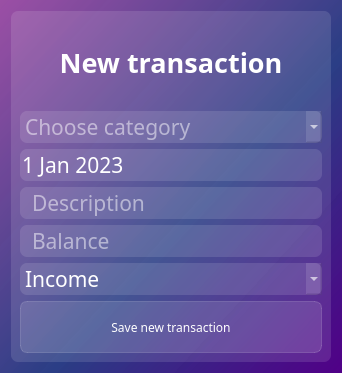
<?xml version="1.0" encoding="UTF-8"?>
<ui version="4.0">
 <class>Dialog</class>
 <widget class="QDialog" name="Dialog">
  <property name="geometry">
   <rect>
    <x>0</x>
    <y>0</y>
    <width>342</width>
    <height>373</height>
   </rect>
  </property>
  <property name="windowTitle">
   <string>Dialog</string>
  </property>
  <property name="styleSheet">
   <string notr="true">background-color: qlineargradient(spread:pad, x1:1, y1:1, x2:0, y2:0, stop:0 rgba(81, 0, 135, 255), stop:0.427447 rgba(41, 61, 132, 235), stop:1 rgba(155, 79, 165, 255));
font-family:Noto Sans;</string>
  </property>
  <layout class="QVBoxLayout" name="verticalLayout_2">
   <item>
    <widget class="QFrame" name="frame">
     <property name="styleSheet">
      <string notr="true">background-color:rgba(255,255,255,30);
border: 1px solid fgba(255,255,255,40);
border-radius:7px;
</string>
     </property>
     <property name="frameShape">
      <enum>QFrame::Shape::StyledPanel</enum>
     </property>
     <property name="frameShadow">
      <enum>QFrame::Shadow::Raised</enum>
     </property>
     <layout class="QVBoxLayout" name="verticalLayout">
      <item>
       <widget class="QLabel" name="lbl_new_transaction">
        <property name="styleSheet">
         <string notr="true">color:white;
font-weight:bold;
font-size:20pt;
background-color:none;
border:none;</string>
        </property>
        <property name="text">
         <string>New transaction</string>
        </property>
        <property name="alignment">
         <set>Qt::AlignmentFlag::AlignCenter</set>
        </property>
       </widget>
      </item>
      <item>
       <widget class="QComboBox" name="cb_category">
        <property name="styleSheet">
         <string notr="true">QComboBox{
font-size:16pt;
color:white;
}
QComboBox:item{
color:black;
}</string>
        </property>
        <property name="currentIndex">
         <number>-1</number>
        </property>
        <property name="placeholderText">
         <string>Choose category</string>
        </property>
        <item>
         <property name="text">
          <string>Groceries</string>
         </property>
        </item>
        <item>
         <property name="text">
          <string>Entertainment</string>
         </property>
        </item>
        <item>
         <property name="text">
          <string>Auto</string>
         </property>
        </item>
        <item>
         <property name="text">
          <string>Other</string>
         </property>
        </item>
        <item>
         <property name="text">
          <string>Work</string>
         </property>
        </item>
       </widget>
      </item>
      <item>
       <widget class="QDateEdit" name="data">
        <property name="styleSheet">
         <string notr="true">font-size:16pt;
color:white;
paddint-left:10px;</string>
        </property>
        <property name="buttonSymbols">
         <enum>QAbstractSpinBox::ButtonSymbols::NoButtons</enum>
        </property>
        <property name="date">
         <date>
          <year>2023</year>
          <month>1</month>
          <day>1</day>
         </date>
        </property>
       </widget>
      </item>
      <item>
       <widget class="QLineEdit" name="le_description">
        <property name="styleSheet">
         <string notr="true">font-size:16pt;
color:white;
padding-left:10px;</string>
        </property>
        <property name="placeholderText">
         <string>Description</string>
        </property>
       </widget>
      </item>
      <item>
       <widget class="QLineEdit" name="le_balance">
        <property name="styleSheet">
         <string notr="true">font-size:16pt;
color:white;
padding-left:10px;</string>
        </property>
        <property name="placeholderText">
         <string>Balance</string>
        </property>
       </widget>
      </item>
      <item>
       <widget class="QComboBox" name="comboBox_2">
        <property name="styleSheet">
         <string notr="true">QComboBox{
font-size:16pt;
color:white;
}
QComboBox:item{
color:black;
}</string>
        </property>
        <item>
         <property name="text">
          <string>Income</string>
         </property>
        </item>
        <item>
         <property name="text">
          <string>Outcome</string>
         </property>
        </item>
       </widget>
      </item>
      <item>
       <widget class="QPushButton" name="btn_new_transaction">
        <property name="cursor">
         <cursorShape>PointingHandCursor</cursorShape>
        </property>
        <property name="styleSheet">
         <string notr="true">QPushButton {
color:white;
background-color:rgba(255,255,255,30);
border:1px solid rgba(255,255,255,40);
border-radius:7px;
width:230px;
height:50px;
cursor:pointer;
}
QPushButton:hover{
background-color:rgba(255,255,255,40);
}
QPushButton:pressed{
background-color:rgba(255,255,255,70);
}</string>
        </property>
        <property name="text">
         <string>Save new transaction</string>
        </property>
        <property name="icon">
         <iconset resource="res-new-window-rc.qrc">
          <normaloff>:/icon/icons/post_add_white_24dp.svg</normaloff>:/icon/icons/post_add_white_24dp.svg</iconset>
        </property>
        <property name="iconSize">
         <size>
          <width>24</width>
          <height>24</height>
         </size>
        </property>
       </widget>
      </item>
     </layout>
    </widget>
   </item>
  </layout>
 </widget>
 <resources>
  <include location="res-new-window-rc.qrc"/>
 </resources>
 <connections/>
</ui>
